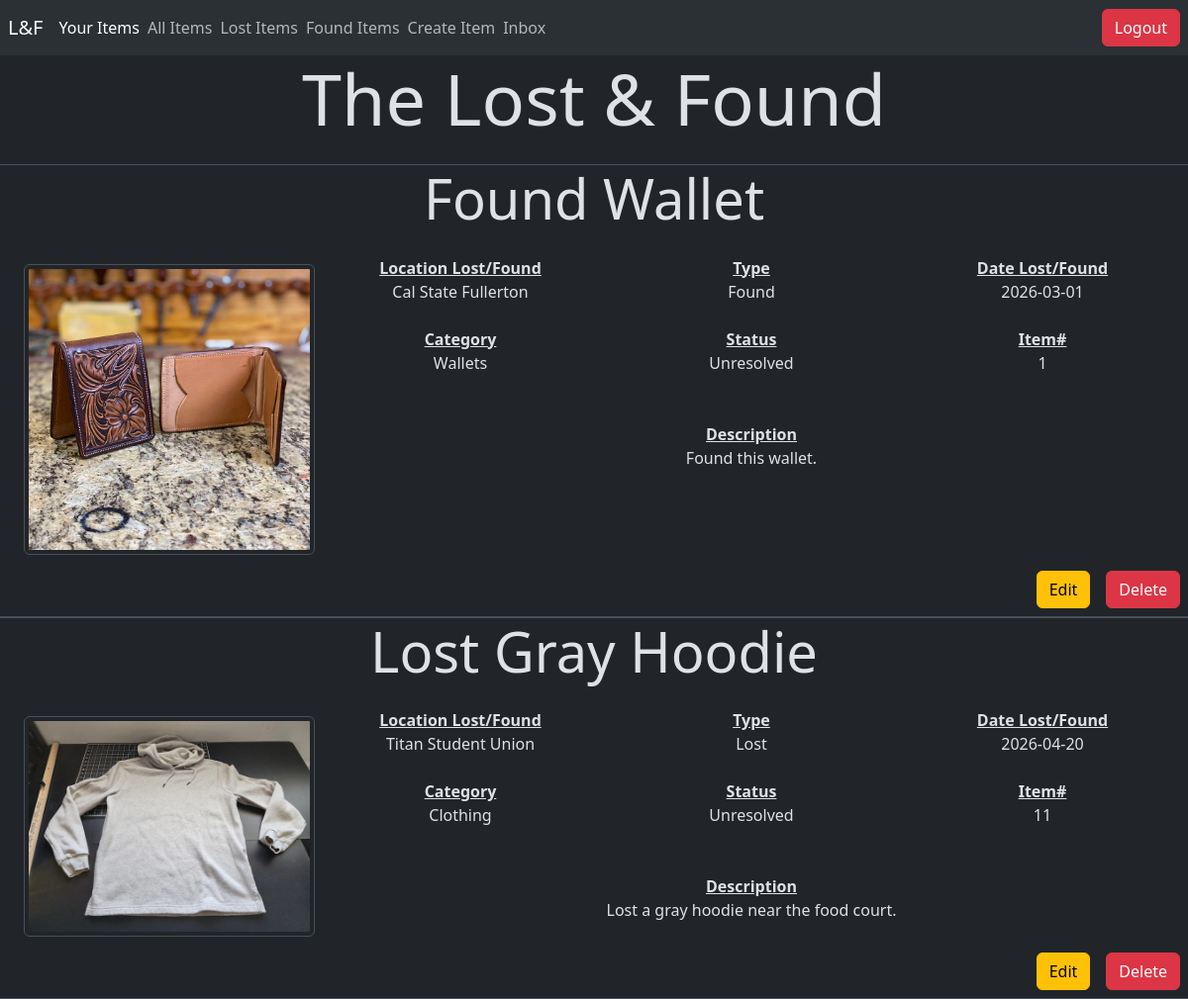
/user_items.php (signed in), run on an earlier commit of the app's database.
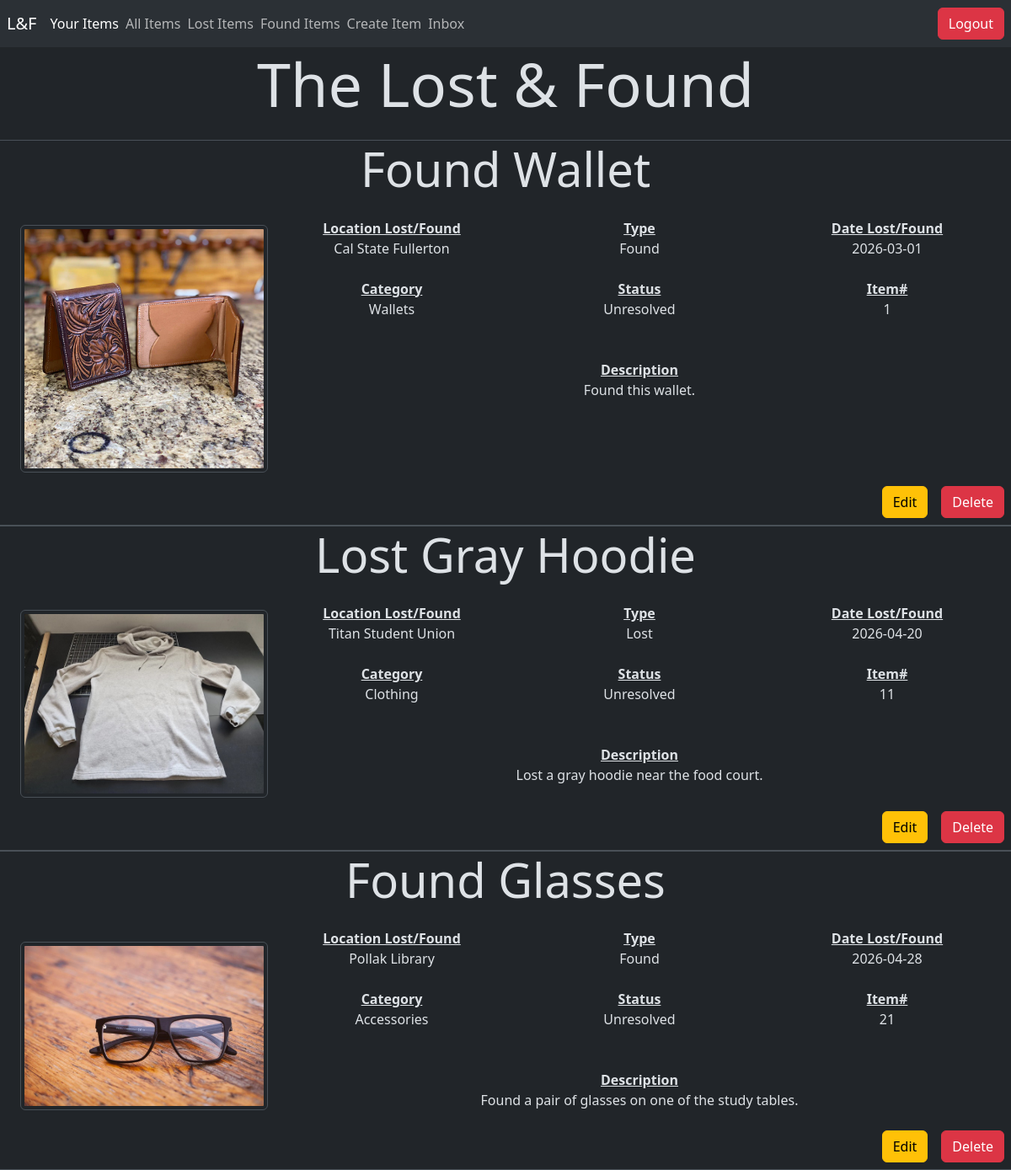
And on a later commit of the database.
### tables this page shows
CREATE TABLE ITEM (
    Item_id INT AUTO_INCREMENT,
    Inserted_at TIMESTAMP NOT NULL,
    Location VARCHAR(50) NOT NULL,
    Description VARCHAR(250) NOT NULL,
    Title VARCHAR(50) NOT NULL, 
    Type VARCHAR(20) NOT NULL,
    Category VARCHAR(20) NOT NULL,
    Status VARCHAR(20) NOT NULL,
    Date DATE NOT NULL,
    Img VARCHAR(225) NOT NULL,
    User_id INT NOT NULL,

    PRIMARY KEY (Item_id),
    FOREIGN KEY (User_id) REFERENCES USER (User_id)
);

### user_items.php (the view, shortened to what this page needs)
<?php
include("connect.php");
$user_id = $_SESSION["User_id"];
$user_email = $_SESSION["Email"];
$sql_fetch_user_items = "select * from Item where User_id='$user_id';";
$items = $conn->query($sql_fetch_user_items);
$sql_fetch_notifications = "select count(*) from notification where Recipient_email = '$user_email';";
$notifications = $conn->query($sql_fetch_notifications);
$row = $notifications->fetch_assoc();
$count = $row['count(*)'];
?>
<!doctype html>
<html lang="en" class="h-100" data-bs-theme="dark">
<head>
    <link href="https://cdn.jsdelivr.net/npm/bootstrap@5.3.8/dist/css/bootstrap.min.css" rel="stylesheet">
</head>
<nav class="navbar bg-body-tertiary">
    <a class="navbar-brand ms-2" href="#">L&F</a>
    <ul class="navbar-nav me-auto flex-row d-flex">
        <li class="nav-item me-2">
            <a class="nav-link active" href="user_items.php">Your Items</a>
        </li>
        <li class='nav-item me-2'>
            <a class='nav-link' href='view_items.php'>All Items</a>
        </li>
        <li class="nav-item me-2">
            <a class="nav-link" href="lost_items.php">Lost Items</a>
        </li>
        <li class="nav-item me-2">
            <a class="nav-link" href="found_items.php">Found Items</a>
        </li>
        <li class="nav-item me-2">
            <a class="nav-link" href="item_submission.php">Create Item</a>
        </li>
        <?php
        if ($count > 0) {
            echo ("
            <li class='nav-item me-2'>
                <a class='nav-link' href='view_conversations.php'>Inbox*</a>
            </li>
            ");
        } else {
            echo ("
            <li class='nav-item me-2'>
                <a class='nav-link' href='view_conversations.php'>Inbox</a>
            </li>
            ");
        } ?>
    </ul>
    <a href="logout.php">
        <button class="btn btn-danger me-2" type="button">Logout</button>
    </a>
</nav>
<body>
    <h1 class="display-2 text-center mb-4">The Lost & Found</h1>
    <?php while ($row = $items->fetch_assoc()) {
    ?>
        <div class="border-bottom border-top">
            <h1 class="display-4 text-center mb-4"><?php echo $row['Title']; ?></h1>
            <div class="d-flex justify-content-evenly text-center text-break">
                <div class="w-25 d-flex align-items-center flex-column justify-content-center ms-4">
                    <img src="<?php echo $row['Img']; ?>" class="img-thumbnail mb-2 mt-2 rounded">
                </div>
                <div class="w-75 d-flex flex-column">
                    <div class="d-flex justify-content-evenly w-100">
                        <div class="w-100">
                            <b class="text-decoration-underline">Location Lost/Found</b><br>
                            <p><?php echo $row['Location']; ?></p>
                        </div>
                        <div class="w-100">
                            <b class="text-decoration-underline">Type</b><br>
                            <p><?php echo $row['Type']; ?></p>
                        </div>
                        <div class="w-100">
                            <b class="text-decoration-underline">Date Lost/Found</b><br>
                            <p><?php echo $row['Date']; ?></p>
                        </div>
                    </div>
                    <div class="d-flex justify-content-evenly w-100 mt-2 mb-2">
                        <div class="w-100">
                            <b class="text-decoration-underline">Category</b><br>
                            <p><?php echo $row['Category']; ?></p>
                        </div>
                        <div class="w-100">
                            <b class="text-decoration-underline">Status</b><br>
                            <p><?php echo $row['Status']; ?></p>
                        </div>
                        <div class="w-100">
                            <b class="text-decoration-underline">Item#</b><br>
                            <p><?php echo $row['Item_id']; ?></p>
                        </div>
                    </div>
                    <div class="w-100 mt-4">
                        <b class="text-decoration-underline">Description</b><br>
                        <p><?php echo $row['Description']; ?></p>
                    </div>
                </div>
            </div>
            <?php
            echo ("
            <div class='d-flex justify-content-end'>
                <a href='edit_item.php?item_id=" . $row['Item_id'] . "'>
                    <button class='btn btn-warning m-2' type='button'>Edit</button>
                </a>
                <a href='delete_item.php?item_id=" . $row['Item_id'] . "'>
                    <button class='btn btn-danger m-2' type='button'>Delete</button>
                </a>
            </div>");
            ?>
        </div>
    <?php } ?>
</body>
</html>

What changed in the data, as far as the page shows it:
added item: Title "Found Glasses", Img (picture), Location "Pollak Library", Type "Found", Date "2026-04-28", Category "Accessories", Status "Unresolved", Item_id "21", Description "Found a pair of glasses on one of the study tables."
